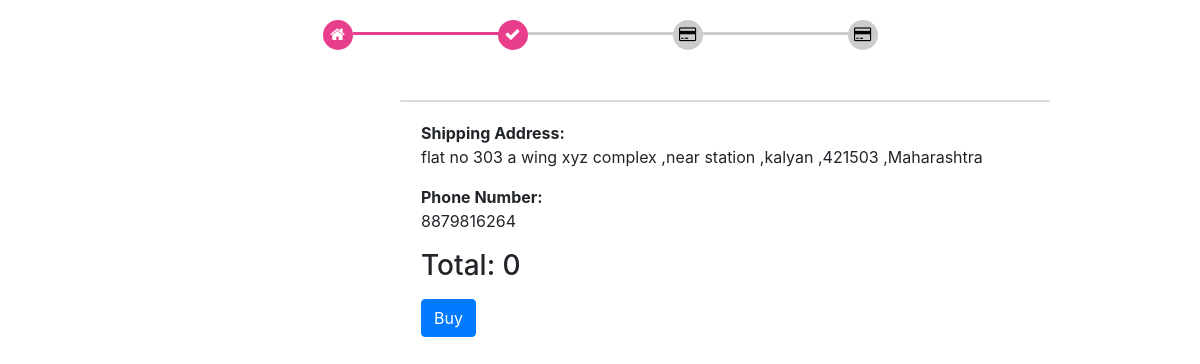
Page /buying_verfication.php (signed in) on the committed database.
### tables this page shows
CREATE TABLE `address` (
  `id` int(11) NOT NULL,
  `username` varchar(255) NOT NULL,
  `firstname` varchar(255) NOT NULL,
  `lastname` varchar(255) NOT NULL,
  `phno` bigint(20) NOT NULL,
  `houseno` varchar(255) NOT NULL,
  `area` varchar(255) NOT NULL,
  `pincode` varchar(255) NOT NULL,
  `state` varchar(255) NOT NULL,
  `city` varchar(255) NOT NULL
);

### buying_verfication.php (the view, shortened to what this page needs)
  <?php
$adminlogin = $_SESSION['UserLoginId'];
?>
<!doctype html>
<html lang="en">
  <head>
    <link rel="stylesheet" href="https://stackpath.bootstrapcdn.com/bootstrap/4.5.2/css/bootstrap.min.css">
    <link rel="stylesheet" href="https://maxcdn.bootstrapcdn.com/bootstrap/4.0.0/css/bootstrap.min.css">
<link rel="stylesheet" href="https://cdnjs.cloudflare.com/ajax/libs/font-awesome/4.7.0/css/font-awesome.min.css">
</head>
<body>
  <form action="" method="POST">
    <div class="multistep-container">
  <div class="multistep-form-area">
    <div class="form-box">
      <ul class="active-button">
          <li class="active">
            <span class="round-btn"><div class="fa fa-home"></div></span>
          </li>
          <li class="active">
            <span class="round-btn"><div class=" fa fa-check"></div>
            </span>
          </li>
          <li >
            <span class="round-btn"><div class="fa fa-credit-card"></div></span>
          </li>
          <li>
              <span class="round-btn"><div class="fa fa-credit-card"></div></span>
          </li>
        </ul>
     </div>
   </div>
 </div>
</form>
  <?php
          $con = mysqli_connect("localhost","root","","login1");
          $sql="select * from address where username='$adminlogin' ";
          $sq = mysqli_query($con,$sql);
          $res = mysqli_fetch_array($sq);
          $phno = $res['phno'];
          $houseno = $res['houseno'];
          $area = $res['area'];
          $pincode = $res['pincode'];
          $state = $res['state'];
          $city = $res['city'];
     ?>
     <?php
$final_price=0;
    ?>
         <section class="bCards">
            <div class="detail">
                <div class="card bg-light text-black cardHover"style="max-width: 650px;" >
            <div class="card-img-overlay">
              <p class="card-text"><b>Shipping Address:</b> <?php echo" <br>"; echo $houseno;echo" ,";echo $area; echo " ,";echo $city;echo " ,";echo $pincode; echo " ,";echo $state;?></p>
               <p class="card-text"> <b>Phone Number:</b><?php echo" <br>";  echo $phno; ?></p>
                <h3> <label id="" >Total:</label> <?php echo $final_price;?></h3>
               <input type="submit" name="submit" class="btn btn-primary" value="Buy">
            </div>
          </div>
            </div>
          </section>
  <br><br><br><br><br>  <br><br><br><br><br>  <br><br><br><br><br>
</body>
</html>

### buying_verfication.php (style rules this page uses)
* { padding: 0; margin: 0; box-sizing: border-box; }
.bCards { margin-top: 50px ; padding-left: 400px; }
.cardHover { transition: .5s; }
.multistep-container { margin-top: 20px; }
.multistep-container .active-button { display: table; margin: auto; padding-left: 0; overflow: hidden; }
.multistep-container .active-button li { display: inline-block; width: 175px; }
.multistep-container .active-button li .round-btn { width: 30px; height: 30px; border-radius: 50%; background-color: #ccc; display: block; color: #000; text-align: center; font-family: 'poppins'; font-weight:500; line-height: 30px; max-width: 100%; margin: auto; position: relative; z-index: 1; }
.active { color: var(--pink); border-color: pink; }
.multistep-container .active-button li.active .round-btn { background-color: var(--pink); color:white; }
.multistep-container .active-button li:not(:first-child) .round-btn:before { position: absolute; content: ''; margin-left: 3px; width: 148px; height: 3px; background-color: #ccc; left: -148px; top : 50% ; transform: translateY(-100%); transform: 0.5s; z-index: -1; }
.multistep-container .active-button li.active:not(:first-child) .round-btn:before { background-color: var(--pink); }

### rows in the picture
address: houseno "flat no 303 a wing xyz complex", area "near station", city "kalyan", pincode "421503", state "Maharashtra", phno "8879816264"

### other values in the picture
$final_price "0"
